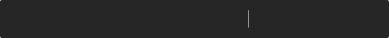
<?xml version="1.0" encoding="UTF-8"?>
<ui version="4.0">
 <class>ControlWidget</class>
 <widget class="QWidget" name="ControlWidget">
  <property name="geometry">
   <rect>
    <x>0</x>
    <y>0</y>
    <width>389</width>
    <height>38</height>
   </rect>
  </property>
  <property name="maximumSize">
   <size>
    <width>389</width>
    <height>38</height>
   </size>
  </property>
  <property name="windowTitle">
   <string>Form</string>
  </property>
  <property name="autoFillBackground">
   <bool>false</bool>
  </property>
  <property name="styleSheet">
   <string notr="true">QFrame#frame{	
	border-radius: 2px;
	background-color: rgba(0, 0, 0, 214);
}
QPushButton#rectangleBtn {
	border-image:url(:/image/pc_screenshot_rectangle_normal.png);
    border-radius: 1px;
}
QPushButton#rectangleBtn:hover {
    border-image:url(:/image/pc_screenshot_rectangle_hover.png);
}
QPushButton#rectangleBtn:pressed {
	border-image: url(:/image/pc_screenshot_rectangle_click.png);	
}
QPushButton#rectangleBtn:checked {
	border-image: url(:/image/pc_screenshot_rectangle_click.png);	
}

QPushButton#drawRoundBtn {
    border-image: url(:/image/pc_screenshot_circle_normal.png);
    border-radius: 1px;
}
QPushButton#drawRoundBtn:hover {
	border-image:url(:/image/pc_screenshot_circle_hover.png);
}
QPushButton#drawRoundBtn:pressed {
    border-image:url(:/image/pc_screenshot_circle_click.png);
}
QPushButton#drawRoundBtn:checked {
    border-image:url(:/image/pc_screenshot_circle_click.png);
}

QPushButton#arrowBtn {
    border-image: url(:/image/pc_screenshot_arrow_normal.png);
    border-radius: 1px;
}
QPushButton#arrowBtn:hover {
	border-image: url(:/image/pc_screenshot_arrow_hover.png);
}
QPushButton#arrowBtn:pressed {
    border-image:url(:/image/pc_screenshot_arrow_click.png);
}
QPushButton#arrowBtn:checked {
    border-image:url(:/image/pc_screenshot_arrow_click.png);
}

QPushButton#drawLineBtn{
    border-image: url(:/image/pc_screenshot_pen_normal.png);
    border-radius: 1px;
}
QPushButton#drawLineBtn:hover {
	border-image:url(:/image/pc_screenshot_pen_hover.png)
}
QPushButton#drawLineBtn:pressed {
    border-image:url(:/image/pc_screenshot_pen_click.png);
}
QPushButton#drawLineBtn:checked {
    border-image:url(:/image/pc_screenshot_pen_click.png);
}

QPushButton#textEditBtn {
    border-image: url(:/image/pc_screenshot_text_normal.png);
    border-radius: 1px;
}
QPushButton#textEditBtn:hover {
    border-image:url(:/image/pc_screenshot_text_hover.png);
}
QPushButton#textEditBtn:pressed {
    border-image:url(:/image/pc_screenshot_text_click.png);
}
QPushButton#textEditBtn:checked {
    border-image:url(:/image/pc_screenshot_text_click.png);
}

Line#line{
	background-color: rgba(255, 255, 255, 0x4D);
}

QPushButton#returneditBtn {
    border-image: url(:/image/pc_screenshot_recall_normal.png);
    border-radius: 1px;
}
QPushButton#returneditBtn:disabled {
    border-image: url(:/image/pc_screenshot_disabled_click.png);
}
QPushButton#returneditBtn:hover {
    border-image: url(:/image/pc_screenshot_recall_hover.png);
}
QPushButton#returneditBtn:pressed {
    border-image:url(:/image/pc_screenshot_recall_click.png);
}

QPushButton#saveBtn{
    border-image: url(:/image/pc_screenshot_save_normal2x.png);
    border-radius: 1px;
}
QPushButton#saveBtn:hover {
    border-image:url(:/image/pc_screenshot_save_hover.png);
}
QPushButton#saveBtn:pressed {
    border-image:url(:/image/pc_screenshot_save_click.png);
}

QPushButton#cancelBtn {
    border-image: url(:/image/pc_screenshot_cancel_normal.png);
    border-radius: 1px;
}
QPushButton#cancelBtn:hover {
    border-image: url(:/image/pc_screenshot_cancel_hover.png);
}
QPushButton#cancelBtn:pressed {
    border-image:url(:/image/pc_screenshot_cancel_click.png);
}

QPushButton#finishBtn {
    border-image:url(:/image/pc_screenshot_complete_normal.png);
    border-radius: 1px;
}
QPushButton#finishBtn:hover {
    border-image:url(:/image/pc_screenshot_complete_hover.png);
}
QPushButton#finishBtn:pressed {
    border-image:url(:/image/pc_screenshot_conplete_click.png);
}</string>
  </property>
  <widget class="QFrame" name="frame">
   <property name="geometry">
    <rect>
     <x>0</x>
     <y>0</y>
     <width>389</width>
     <height>38</height>
    </rect>
   </property>
   <property name="sizePolicy">
    <sizepolicy hsizetype="Preferred" vsizetype="Preferred">
     <horstretch>0</horstretch>
     <verstretch>0</verstretch>
    </sizepolicy>
   </property>
   <property name="frameShape">
    <enum>QFrame::StyledPanel</enum>
   </property>
   <property name="frameShadow">
    <enum>QFrame::Raised</enum>
   </property>
   <widget class="Line" name="line">
    <property name="geometry">
     <rect>
      <x>248</x>
      <y>10</y>
      <width>1</width>
      <height>18</height>
     </rect>
    </property>
    <property name="maximumSize">
     <size>
      <width>1</width>
      <height>18</height>
     </size>
    </property>
    <property name="styleSheet">
     <string notr="true">background-color: rgba(255, 255, 255, 0.30);</string>
    </property>
    <property name="orientation">
     <enum>Qt::Vertical</enum>
    </property>
   </widget>
   <widget class="QPushButton" name="returneditBtn">
    <property name="geometry">
     <rect>
      <x>208</x>
      <y>9</y>
      <width>20</width>
      <height>20</height>
     </rect>
    </property>
    <property name="maximumSize">
     <size>
      <width>20</width>
      <height>20</height>
     </size>
    </property>
    <property name="toolTip">
     <string>撤销操作</string>
    </property>
    <property name="text">
     <string/>
    </property>
    <property name="iconSize">
     <size>
      <width>20</width>
      <height>20</height>
     </size>
    </property>
    <property name="checkable">
     <bool>false</bool>
    </property>
    <property name="autoExclusive">
     <bool>false</bool>
    </property>
   </widget>
   <widget class="QPushButton" name="drawLineBtn">
    <property name="geometry">
     <rect>
      <x>136</x>
      <y>9</y>
      <width>20</width>
      <height>20</height>
     </rect>
    </property>
    <property name="maximumSize">
     <size>
      <width>20</width>
      <height>20</height>
     </size>
    </property>
    <property name="toolTip">
     <string>画笔</string>
    </property>
    <property name="text">
     <string/>
    </property>
    <property name="iconSize">
     <size>
      <width>20</width>
      <height>20</height>
     </size>
    </property>
    <property name="checkable">
     <bool>true</bool>
    </property>
    <property name="autoExclusive">
     <bool>false</bool>
    </property>
   </widget>
   <widget class="QPushButton" name="arrowBtn">
    <property name="geometry">
     <rect>
      <x>100</x>
      <y>9</y>
      <width>20</width>
      <height>20</height>
     </rect>
    </property>
    <property name="maximumSize">
     <size>
      <width>20</width>
      <height>20</height>
     </size>
    </property>
    <property name="toolTip">
     <string>画箭头</string>
    </property>
    <property name="text">
     <string/>
    </property>
    <property name="iconSize">
     <size>
      <width>20</width>
      <height>20</height>
     </size>
    </property>
    <property name="checkable">
     <bool>true</bool>
    </property>
    <property name="autoExclusive">
     <bool>false</bool>
    </property>
   </widget>
   <widget class="QPushButton" name="textEditBtn">
    <property name="geometry">
     <rect>
      <x>172</x>
      <y>9</y>
      <width>20</width>
      <height>20</height>
     </rect>
    </property>
    <property name="maximumSize">
     <size>
      <width>20</width>
      <height>20</height>
     </size>
    </property>
    <property name="toolTip">
     <string>添加文字</string>
    </property>
    <property name="text">
     <string/>
    </property>
    <property name="iconSize">
     <size>
      <width>20</width>
      <height>20</height>
     </size>
    </property>
    <property name="checkable">
     <bool>true</bool>
    </property>
    <property name="autoExclusive">
     <bool>false</bool>
    </property>
   </widget>
   <widget class="QPushButton" name="rectangleBtn">
    <property name="geometry">
     <rect>
      <x>28</x>
      <y>9</y>
      <width>20</width>
      <height>20</height>
     </rect>
    </property>
    <property name="maximumSize">
     <size>
      <width>20</width>
      <height>20</height>
     </size>
    </property>
    <property name="toolTip">
     <string>画矩形</string>
    </property>
    <property name="text">
     <string/>
    </property>
    <property name="iconSize">
     <size>
      <width>20</width>
      <height>20</height>
     </size>
    </property>
    <property name="checkable">
     <bool>true</bool>
    </property>
    <property name="autoExclusive">
     <bool>false</bool>
    </property>
   </widget>
   <widget class="QPushButton" name="drawRoundBtn">
    <property name="geometry">
     <rect>
      <x>64</x>
      <y>9</y>
      <width>20</width>
      <height>20</height>
     </rect>
    </property>
    <property name="maximumSize">
     <size>
      <width>20</width>
      <height>20</height>
     </size>
    </property>
    <property name="toolTip">
     <string>画圆</string>
    </property>
    <property name="text">
     <string/>
    </property>
    <property name="iconSize">
     <size>
      <width>20</width>
      <height>20</height>
     </size>
    </property>
    <property name="checkable">
     <bool>true</bool>
    </property>
    <property name="autoExclusive">
     <bool>false</bool>
    </property>
   </widget>
   <widget class="QPushButton" name="saveBtn">
    <property name="geometry">
     <rect>
      <x>269</x>
      <y>9</y>
      <width>20</width>
      <height>20</height>
     </rect>
    </property>
    <property name="sizePolicy">
     <sizepolicy hsizetype="Fixed" vsizetype="Fixed">
      <horstretch>0</horstretch>
      <verstretch>0</verstretch>
     </sizepolicy>
    </property>
    <property name="maximumSize">
     <size>
      <width>20</width>
      <height>20</height>
     </size>
    </property>
    <property name="toolTip">
     <string>保存截图</string>
    </property>
    <property name="text">
     <string/>
    </property>
    <property name="iconSize">
     <size>
      <width>20</width>
      <height>20</height>
     </size>
    </property>
   </widget>
   <widget class="QPushButton" name="cancelBtn">
    <property name="geometry">
     <rect>
      <x>305</x>
      <y>9</y>
      <width>20</width>
      <height>20</height>
     </rect>
    </property>
    <property name="maximumSize">
     <size>
      <width>20</width>
      <height>20</height>
     </size>
    </property>
    <property name="toolTip">
     <string>退出截图</string>
    </property>
    <property name="text">
     <string/>
    </property>
    <property name="iconSize">
     <size>
      <width>20</width>
      <height>20</height>
     </size>
    </property>
   </widget>
   <widget class="QPushButton" name="finishBtn">
    <property name="geometry">
     <rect>
      <x>341</x>
      <y>9</y>
      <width>20</width>
      <height>20</height>
     </rect>
    </property>
    <property name="sizePolicy">
     <sizepolicy hsizetype="Fixed" vsizetype="Fixed">
      <horstretch>0</horstretch>
      <verstretch>0</verstretch>
     </sizepolicy>
    </property>
    <property name="maximumSize">
     <size>
      <width>20</width>
      <height>20</height>
     </size>
    </property>
    <property name="toolTip">
     <string>完成截图</string>
    </property>
    <property name="text">
     <string/>
    </property>
    <property name="iconSize">
     <size>
      <width>20</width>
      <height>20</height>
     </size>
    </property>
   </widget>
  </widget>
 </widget>
 <resources/>
 <connections/>
</ui>
